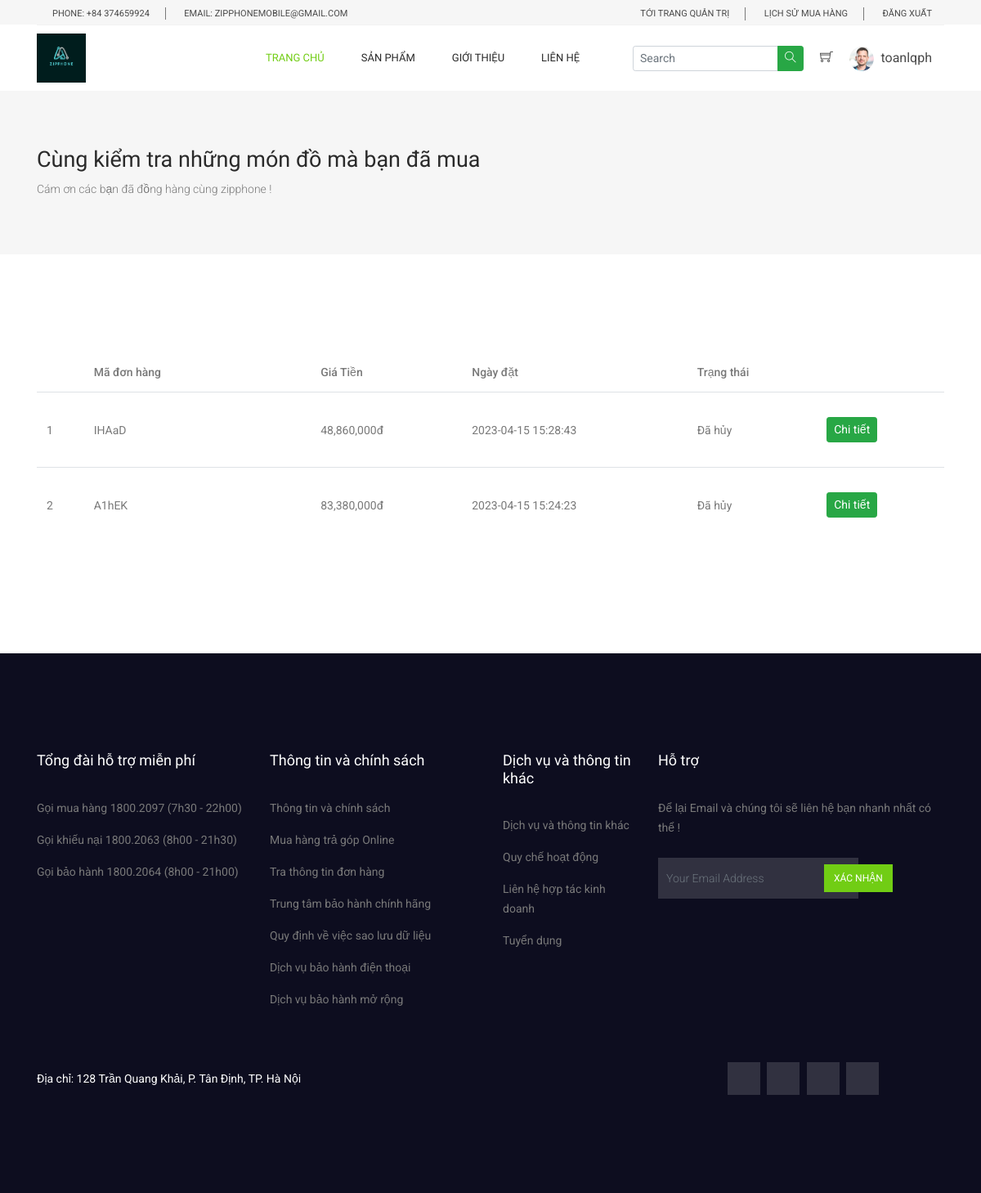
The app's page /users/index.php?action=history (signed in) with its own data.
### tables this page shows
CREATE TABLE `cart` (
  `cart_id` int NOT NULL,
  `code` varchar(6) NOT NULL,
  `phone_number` varchar(20) NOT NULL,
  `address` varchar(200) NOT NULL,
  `user_id` int NOT NULL,
  `price_all` int NOT NULL DEFAULT '0',
  `role` tinyint(1) NOT NULL DEFAULT '0',
  `note` text,
  `date_time` datetime NOT NULL,
  `payment` tinyint(1) NOT NULL COMMENT 'phương thức thanh toán\r\n0 thanh toán khi nhận hàng.\r\n1 tài khoản ngân hàng'
);

### model/pdo.php (called while the page is built, shortened)
<?php
    function pdo_query($sql){
        $sql_args = array_slice(func_get_args(), 1);
        try{
        $conn = pdo_get_connection();
        $stmt = $conn->prepare($sql);
        $stmt->execute($sql_args);
        $rows = $stmt->fetchAll();
        return $rows;
        }
        catch(PDOException $e){
        throw $e;
        }
        finally{
        unset($conn);
        }
    }
?>

### model/cart.php (called while the page is built, shortened)
<?php
    include_once 'pdo.php';
function get_bill_by_user($user_id){
    $sql = "select * from cart where user_id = ? order by date_time desc";
    return pdo_query($sql,$user_id);
}
?>

### users/history.php (the view, shortened to what this page needs)
<section class="banner_area">
    <div class="banner_inner d-flex align-items-center">
        <div class="container">
            <div class="banner_content d-md-flex justify-content-between align-items-center">
                <div class="mb-3 mb-md-0">
                    <h2>Cùng kiểm tra những món đồ mà bạn đã mua</h2>
                    <p>Cám ơn các bạn đã đồng hàng cùng zipphone !</p>
                </div>
            </div>
        </div>
    </div>
</section>
<section class="cat_product_area section_gap">
    <div class="container">
        <div class="cart_inner">
            <div class="table-responsive">
                <table class="table">
                    <thead>
                        <tr>
                            <th></th>
                            <th scope="col" class="col-lg-3">Mã đơn hàng</th>
                            <th scope="col" class="col-lg-2">Giá Tiền</th>
                            <th scope="col">Ngày đặt</th>
                            <th scope="col">Trạng thái</th>
                        </tr>
                    </thead>
                    <tbody>
                        <?php
                        if (isset($_SESSION['user'])) {
                            $id_user = $_SESSION['user']['user_id'];
                            $stt = 0;
                            foreach (get_bill_by_user($id_user) as $cart) {
                                extract($cart);
                                $stt += 1;
                        ?>
                                <tr class="">
                                    <td><?= $stt ?></td>
                                    <td><?= $code ?></td>
                                    <td><?= number_format($price_all) ?>đ</td>
                                    <td><?= $date_time?></td>
                                    <td><?php
                                        if ($role == 0) {
                                            echo "Chờ xác nhận";
                                        } elseif ($role == 1) {
                                            echo 'Đang xử lí';
                                        } elseif ($role == 2) {
                                            echo 'Đang giao hàng';
                                        } elseif ($role == 3) {
                                            echo 'Đã giao hàng';
                                        } elseif ($role == 4) {
                                            echo 'Đã hủy';
                                        } elseif($role == 5){
                                            echo 'Chờ xác nhận hủy đơn';
                                        }
                                        ?></td>
                                    <td>
                                        <button type="button" class=" btn btn-sm btn-success" data-toggle="collapse" aria-expanded="false" aria-controls="detail-cart<?= $code ?>" data-target="#detail-cart<?= $code ?>">Chi tiết</button>
                                    </td>
                                </tr>
                        <?php  }
                        } ?>
                    </tbody>
                </table>
            </div>
        </div>
    </div>
</section>

### public/css/style.css (style rules this page uses)
body { line-height:24px;font-size:14px;font-family:"Roboto",sans-serif;font-weight:normal;color:#797979 }
h1,h2,h3,h4,h5,h6 { font-family:"Heebo",sans-serif;color:#2a2a2a;font-weight:500 }
.section_gap { padding:120px 0px }
.banner_area { position:relative;z-index:1;min-height:200px }
.banner_area .banner_inner { position:relative;overflow:hidden;width:100%;min-height:200px;background:#f6f6f6;z-index:1 }
.banner_area .banner_inner .banner_content { position:relative;z-index:10 }
.banner_area .banner_inner .banner_content h2 { font-size:27px;font-weight:500 }
.banner_area .banner_inner .banner_content p { margin-bottom:0px;font-weight:300 }
h2 { font-size:30px }
.cart_inner .table thead tr th { border-top:0px;font-size:14px;font-weight:500;font-family:"Roboto",sans-serif;color:#797979;border-bottom:0px !important }
.cart_inner .table tbody tr td { padding-top:30px;padding-bottom:30px;vertical-align:middle;align-self:center }

### records on screen
cart: code "IHAaD", price_all "48,860,000", date_time "2023-04-15 15:28:43", role "Đã hủy"
cart: code "A1hEK", price_all "83,380,000", date_time "2023-04-15 15:24:23", role "Đã hủy"

### other values on screen
$_SESSION['user']['user_name'] "toanlqph"
